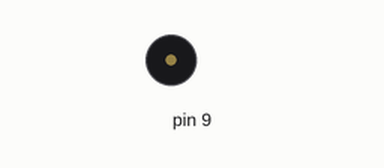
Recording of a sketch running on a simulated Arduino Uno, built with avr-gcc and run on an emulated ATmega328P. Parts: buzzer (waves = sounding).

Above: at 0.3 s.
At 5.55 s:
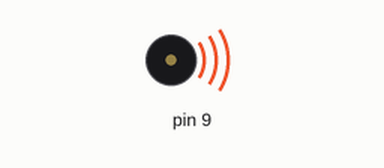
Timing chart, 0 to 5.9 s (numbered marks = the images above):
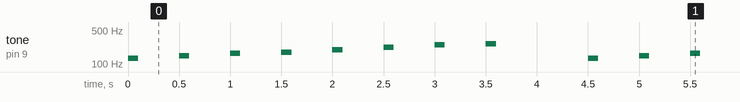

Measured:
- by itself, tone on pin 9: repeats every 4.5 s: silent 0.40 s, 147 Hz 0.10 s, silent 0.40 s, 165 Hz 0.10 s, silent 0.40 s, 175 Hz 0.10 s, silent 0.40 s, 196 Hz 0.10 s, silent 0.40 s, 220 Hz 0.10 s, silent 0.40 s, 247 Hz 0.10 s, silent 0.40 s, 262 Hz 0.10 s, silent 0.90 s, 131 Hz 0.10 s

The sketch:

Sound_basic1.ino
```cpp
int timeSound = 100;
int time = 500;
void setup() {

}

void loop() {
  // no need to repeat the melody.
  tone(9,131,timeSound);
  delay(time);
  tone(9,147,timeSound);
  delay(time);
  tone(9,165,timeSound);
  delay(time);
  tone(9,175,timeSound);
  delay(time);
  tone(9,196,timeSound);
  delay(time);
  tone(9,220,timeSound);
  delay(time);
  tone(9,247,timeSound);
  delay(time);
  tone(9,262,timeSound);
  delay(time);
  noTone(9);
  delay(time);
}
```
